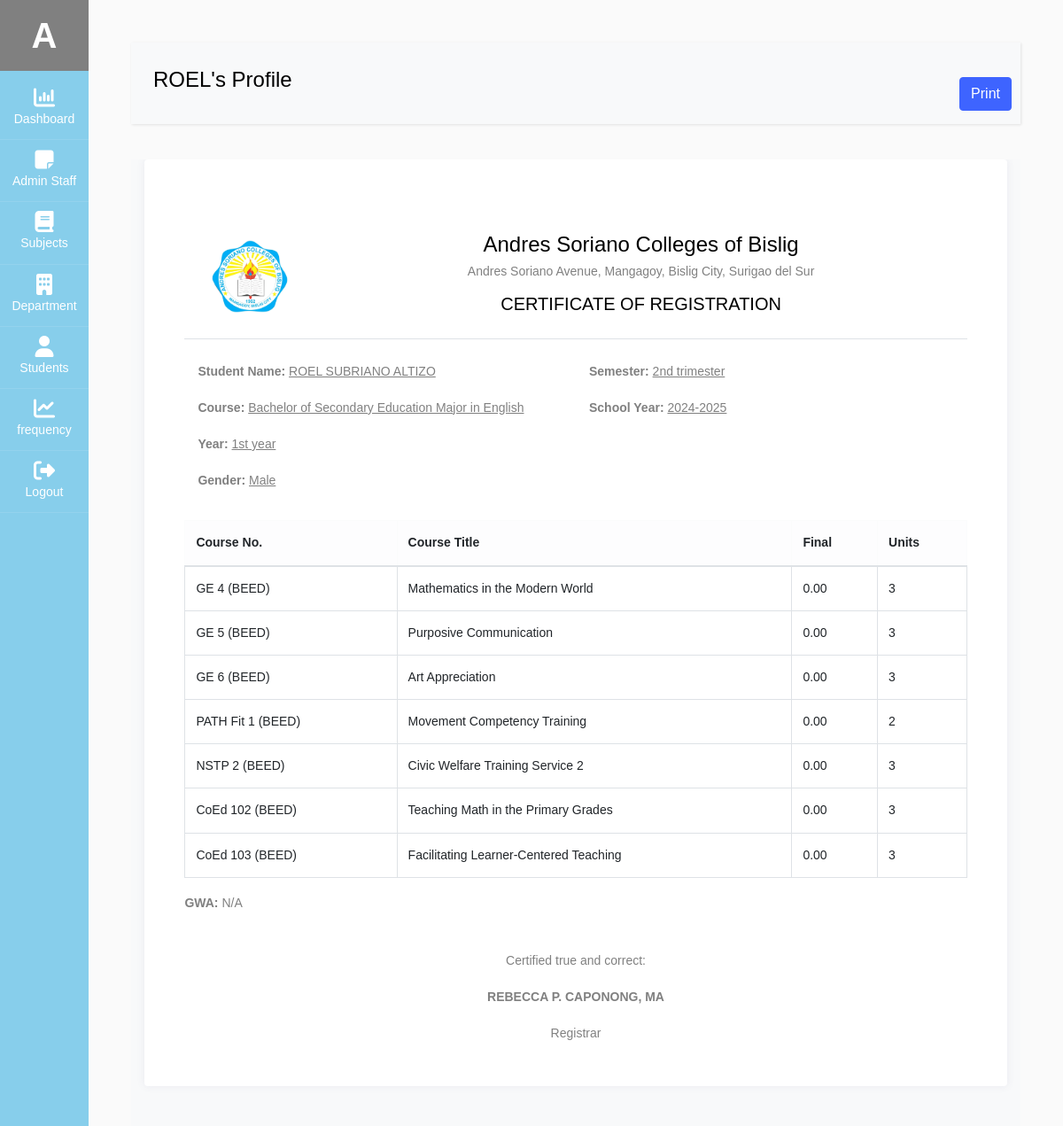
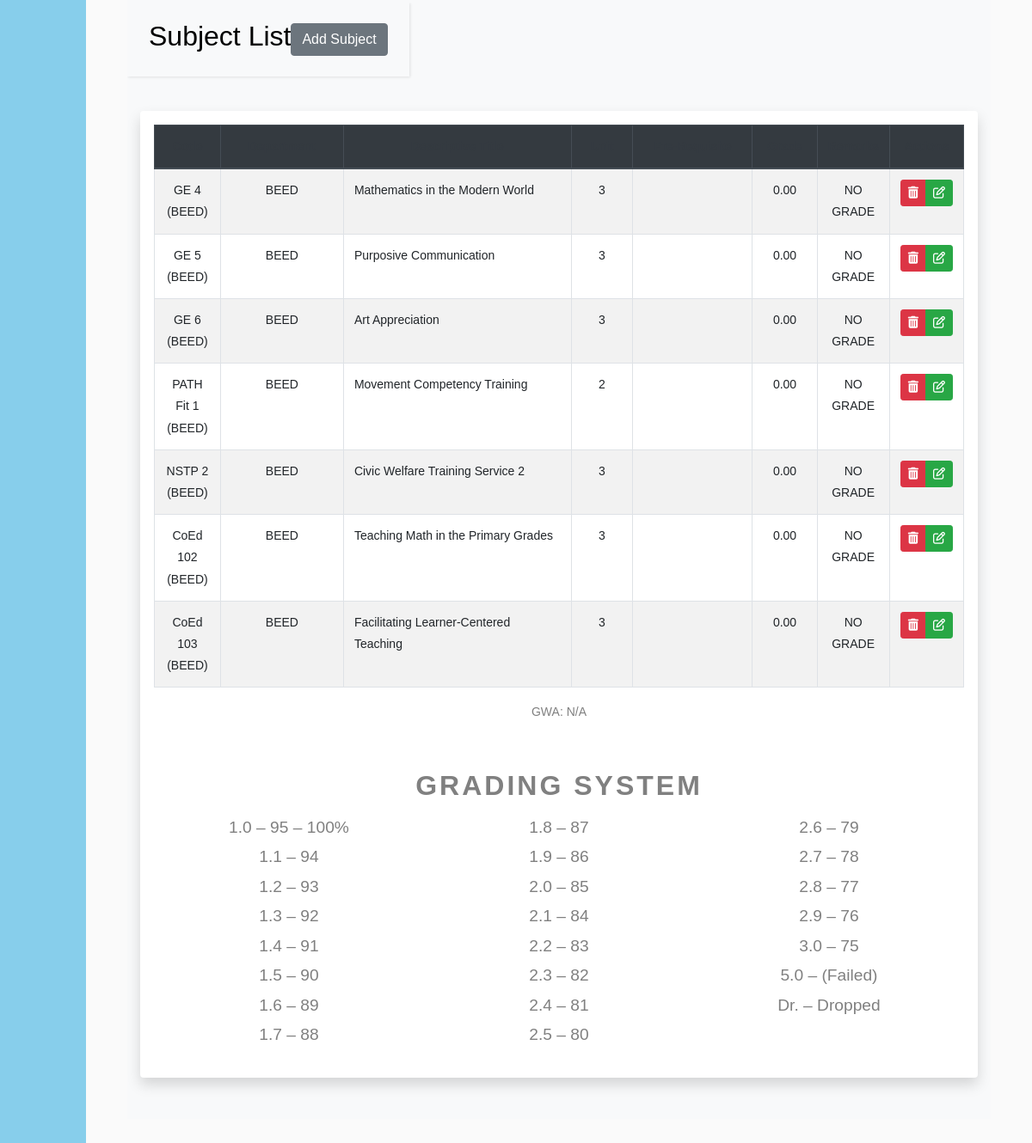
The page /admin/view_student_info.php?stud_id=2024110019 (signed in) on the database its author committed (2 pictures, top to bottom).
### tables this page shows
CREATE TABLE `user` (
  `admin_id` int(11) NOT NULL,
  `fname` varchar(60) NOT NULL,
  `mname` varchar(60) DEFAULT NULL,
  `lname` varchar(60) NOT NULL,
  `email` varchar(100) NOT NULL,
  `username` varchar(100) NOT NULL,
  `password` varchar(100) NOT NULL,
  `type` varchar(20) NOT NULL,
  `profile_img` varchar(255) DEFAULT NULL,
  `status` int(11) NOT NULL DEFAULT 1
);

CREATE TABLE `student` (
  `stud_id` int(11) NOT NULL,
  `stud_course` text NOT NULL,
  `stud_fname` varchar(60) NOT NULL,
  `stud_mname` varchar(60) DEFAULT NULL,
  `stud_lname` varchar(60) NOT NULL,
  `stud_phone` varchar(60) NOT NULL,
  `stud_bday` date NOT NULL,
  `stud_address` varchar(60) NOT NULL,
  `stud_gender` varchar(60) NOT NULL,
  `stud_year_level` varchar(60) NOT NULL,
  `stud_section` varchar(60) NOT NULL,
  `stud_sem` varchar(60) NOT NULL,
  `stud_academic_status` varchar(60) NOT NULL,
  `stud_school_year` varchar(255) NOT NULL,
  `stud_status` int(11) NOT NULL DEFAULT 1
);

CREATE TABLE `student_subject` (
  `ss_id` int(11) NOT NULL,
  `ss_stud_id` int(11) NOT NULL,
  `ss_subject_id` int(11) NOT NULL,
  `ss_final_grade` decimal(10,2) NOT NULL
);

CREATE TABLE `subject` (
  `subject_id` int(11) NOT NULL,
  `sub_dept_id` int(11) NOT NULL,
  `course_code` varchar(60) NOT NULL,
  `descriptive_title` text NOT NULL,
  `units` int(11) NOT NULL,
  `pre_requisite` varchar(60) NOT NULL,
  `for_year_level` varchar(60) NOT NULL
);

CREATE TABLE `department` (
  `dept_id` int(11) NOT NULL,
  `dept_name` varchar(60) NOT NULL,
  `dept_description` varchar(500) DEFAULT NULL,
  `dept_status` varchar(60) NOT NULL DEFAULT '1'
);

### admin/view_student_info.php (the view, shortened to what the rows shown need)
<?php
include('../components/admin-header.php');
if (isset($_SESSION['admin_id'])) {
    $admin_id = $_SESSION['admin_id'];
    $get_admin_info = $admin_db->get_admin_info($admin_id);
    $admin_data = $get_admin_info->fetch_assoc();
}
$stud_id=$_GET['stud_id'];
 $get_student_info = $admin_db->get_student_info($stud_id);
  $student = $get_student_info->fetch_array();
  $fullname = $student['stud_fname'] . ' ' . $student['stud_mname'] . ' ' . $student['stud_lname'];
  $stud_course=$student['stud_course'];
  $stud_year_level=$student['stud_year_level'];
  $stud_sy=$student['stud_school_year'];
  $stud_gender=$student['stud_gender'];
  $stud_sem = $student['stud_sem'];
  $stud_sem = str_replace('_t', ' trimester', $stud_sem);
?>
<link rel="stylesheet" href="../css/view_student_info.css">
<link rel="stylesheet" href="../css/grading_layout.css">
<link href="../node_modules/select2/dist/css/select2.min.css" rel="stylesheet" />
<div id="content" class="p-4 p-md-5">
<nav class="navbar navbar-expand-lg navbar-light bg-light" >
  <div class="container-fluid" >
    <h4><?=ucfirst($student['stud_fname']);?>'s Profile</h4>
  </div>
</nav>
<section class="bg-light">
  <div class="container resume-container">
    <div class="row">
      <div class="col-lg-12 mb-4 mb-sm-5">
        <div class="card card-style1 border-0">
          <div class="card-body p-1-9 p-sm-2-3 p-md-6 p-lg-7">
            <div class="container mt-5" id="print-section">
              <div class="container mt-3">
                <div class="row mb-3">
                  <div class="col-md-6">
                    <p><strong>Student Name:</strong> <u><?= strtoupper($fullname) ?></u></p>
                    <p><strong>Course:</strong> <u><?= $stud_course ?></u></p>
                    <p><strong>Year:</strong> <u><?= $stud_year_level ?></u></p>
                    <p><strong>Gender:</strong> <u><?= ucfirst($stud_gender) ?></u></p>
                  </div>
                  <div class="col-md-6">
                    <p><strong>Semester:</strong> <u><?= $stud_sem ?></u></p>
                    <p><strong>School Year:</strong> <u><?= strtoupper($stud_sy) ?></u></p>
                  </div>
                </div>
              </div>
              <div class="row mb-3">
                <div class="col-12">
                  <table class="table table-bordered">
                    <thead class="table-light">
                      <tr>
                        <th scope="col">Course No.</th>
                        <th scope="col">Course Title</th>
                        <th scope="col">Final</th>
                        <th scope="col">Units</th>
                      </tr>
                    </thead>
                    <tbody>
                      <?php
                        $get_subject = $admin_db->getAllSubjectsForSpecificStudent($stud_id);
                        while ($subject = $get_subject->fetch_array()):
                          if ($subject['ss_final_grade'] <= 0) {
                            $grade = "NO GRADE";
                          } else if ($subject['ss_final_grade'] > 0 && $subject['ss_final_grade'] <= 3) {
                            $grade = "PASSED";
                          } else {
                            $grade = "FAILED";
                          }
                      ?>
                      <tr>
                        <td><?= $subject['course_code']; ?></td>
                        <td><?= $subject['descriptive_title']; ?></td>
                        <td><?= $subject['ss_final_grade']; ?></td>
                        <td><?= $subject['units']; ?></td>
                      </tr>
                      <?php endwhile; ?>
                    </tbody>
                  </table>
                </div>
              </div>
            </div>
          </div>
        </div>
      </div>
    </div>
  </div>
</section>
<section class="bg-light">
    <div class="container">
        <div class="row">
        <nav class="navbar navbar-expand-lg navbar-light bg-light" >
            <div class="container-fluid " >
              <h2> Subject List</h2>
            </div>
        </nav>
            <div class="container" id="listGrade">
            <div class="table-responsive shadow p-3 mb-5 bg-white rounded">
    <table id="myTable" class="table table-striped table-bordered table-hover">
        <thead class="thead-dark ">
            <tr>
                <th class="col-md-1 text-center text-dark">Code</th>
                <th class="col-md-2 text-center text-dark">Department</th>
                <th class="col-md-4 text-center text-dark">Descriptive Title</th>
                <th class="col-md-1 text-center text-dark">Unit</th>
                <th class="col-md-2 text-center text-dark">Pre-Requisite</th>
                <th class="col-md-1 text-center text-dark">Grade</th>
                <th class="col-md-1 text-center text-dark">Remarks</th>
                <?php
                    if($admin_data['type']==="super_admin"){
                        echo $authorization='<th  class="col-md-2 text-center text-dark" >Actions</th>';
                    }
                ?>
            </tr>
        </thead>
        <tbody>
            <?php
            $get_subject = $admin_db->getAllSubjectsForSpecificStudent($stud_id);
            while ($subject = $get_subject->fetch_array()):
                if($subject['ss_final_grade']<=0){
                    $grade="NO GRADE";
                }else if($subject['ss_final_grade']>0 && $subject['ss_final_grade'] <= 3 ){
                    $grade="PASSED";
                }else if($subject['ss_final_grade']>0 && $subject['ss_final_grade'] >3 ){
                    $grade="FAILED";
                }
            ?>
            <tr>
                <td class="text-center"><?=$subject['course_code']; ?></td>
                <td class="text-center"><?=$subject['dept_name']; ?></td>
                <td><?=$subject['descriptive_title']; ?></td>
                <td class="text-center"><?=$subject['units']; ?></td>
                <td class="text-center"><?=$subject['pre_requisite']; ?></td>
                <td class="text-center"><?=$subject['ss_final_grade']; ?></td>
                <td class="text-center"><?=$grade?></td>
                <?php
                    if($admin_data['type'] === "super_admin") {
                      echo  $authorization = '
                            <td class="text-center">
                                <div class="btn-group" role="group" aria-label="Actions">
                                    <button type="button" class="btn btn-danger btn-sm TogglerDeleteStudentSubject"
                                        data-ss_id="' . $subject['ss_id'] . '"
                                        data-student_id="' . $stud_id . '"
                                        data-subject_id="' . $subject['subject_id'] . '"
                                        data-code="' . $subject['course_code'] . '">
                                        <i class="fa fa-trash"></i>
                                    </button>
                                    <button type="button" class="btn btn-success btn-sm TogglerSubgrade"
                                        data-toggle="modal" data-target=".add-Subgrade-modal"
                                        data-stud_id="' . $stud_id . '"
                                        data-ss_id="' . $subject['ss_id'] . '"
                                        data-code="' . $subject['course_code'] . '"
                                        data-ss_final_grade="' . $subject['ss_final_grade'] . '">
                                        <i class="fa fa-edit"></i>
                                    </button>
                                </div>
                            </td>
                        ';
                    }
                ?>
            </tr>
            <?php endwhile; ?>
        </tbody>
    </table>
    <div class="container text-center mt-5">
        <h2 class="grading-system-title" style='color:gray;'>GRADING SYSTEM</h2>
    </div>
</div>
            </div>
        </div>
    </div>
</section>
                </div>

### components/admin-header.php (shortened to what the rows shown need)
<?php
include('../db/class.php');
$admin_db = new global_class();
if (isset($_SESSION['admin_id'])) {
    $admin_id = $_SESSION['admin_id'];
    $getUserDetails = $admin_db->get_user_info($admin_id);
    $user = $getUserDetails->fetch_array();
    $admin_id =$user['admin_id'];
    $username=$user['username'];
}
?>
<!doctype html>
<html lang="en">
  <head>
		<link rel="stylesheet" href="../node_modules/font-awesome/css/font-awesome.min.css">
    <link rel="stylesheet" href="../node_modules/alertifyjs/build/css/alertify.min.css"/>
    <link rel="stylesheet" href="../node_modules/alertifyjs//build/css/themes/default.min.css"/>
    <link rel="stylesheet" href="../node_modules/bootstrap/dist/css/bootstrap.min.css"/>
    <link rel="stylesheet" href="../css/dataTables.bootstrap5.css">
		<link rel="stylesheet" href="../css/admin.css">
  </head>
  <body>
		<div class="wrapper d-flex align-items-stretch" >
			<nav id="sidebar" class="active" >
				<h1><a href="profile.php?profile_id=<?=$admin_id?>" class="logo" style="background-color:gray;"><?=ucfirst($username[0])?></a></h1>
    	</nav>
  </body>
</html>

### rows shown on the page
user: username "A"
student: stud_fname "ROEL", fullname "ROEL SUBRIANO ALTIZO", stud_course "Bachelor of Secondary Education Major in English", stud_year_level "1st year", stud_gender "Male", stud_sem "2nd trimester", stud_school_year "2024-2025"
student_subject: subject.course_code "GE 4 (BEED)", subject.descriptive_title "Mathematics in the Modern World", ss_final_grade "0.00", subject.units "3", department.dept_name "BEED", ss_final_grade "NO GRADE"
student_subject: subject.course_code "GE 5 (BEED)", subject.descriptive_title "Purposive Communication", ss_final_grade "0.00", subject.units "3", department.dept_name "BEED", ss_final_grade "NO GRADE"
student_subject: subject.course_code "GE 6 (BEED)", subject.descriptive_title "Art Appreciation", ss_final_grade "0.00", subject.units "3", department.dept_name "BEED", ss_final_grade "NO GRADE"
student_subject: subject.course_code "PATH Fit 1 (BEED)", subject.descriptive_title "Movement Competency Training", ss_final_grade "0.00", subject.units "2", department.dept_name "BEED", ss_final_grade "NO GRADE"
student_subject: subject.course_code "NSTP 2 (BEED)", subject.descriptive_title "Civic Welfare Training Service 2", ss_final_grade "0.00", subject.units "3", department.dept_name "BEED", ss_final_grade "NO GRADE"
student_subject: subject.course_code "CoEd 102 (BEED)", subject.descriptive_title "Teaching Math in the Primary Grades", ss_final_grade "0.00", subject.units "3", department.dept_name "BEED", ss_final_grade "NO GRADE"
student_subject: subject.course_code "CoEd 103 (BEED)", subject.descriptive_title "Facilitating Learner-Centered Teaching", ss_final_grade "0.00", subject.units "3", department.dept_name "BEED", ss_final_grade "NO GRADE"
